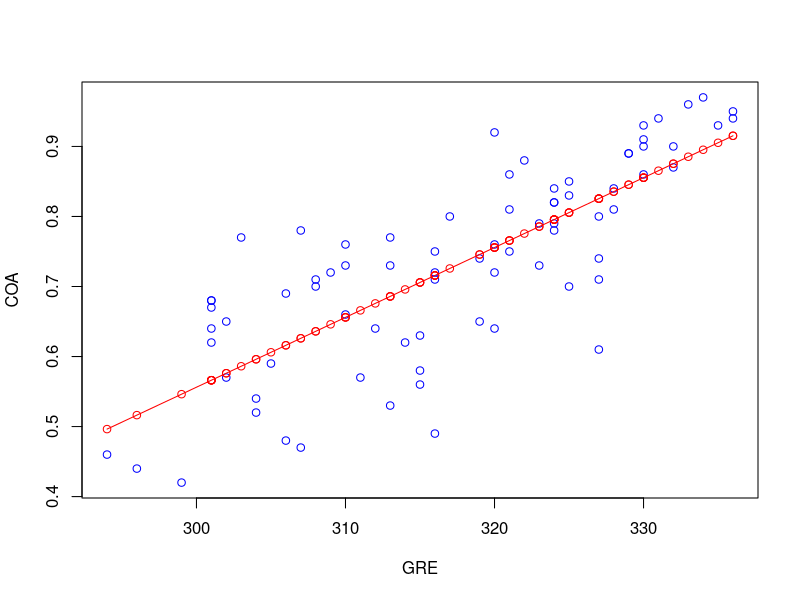
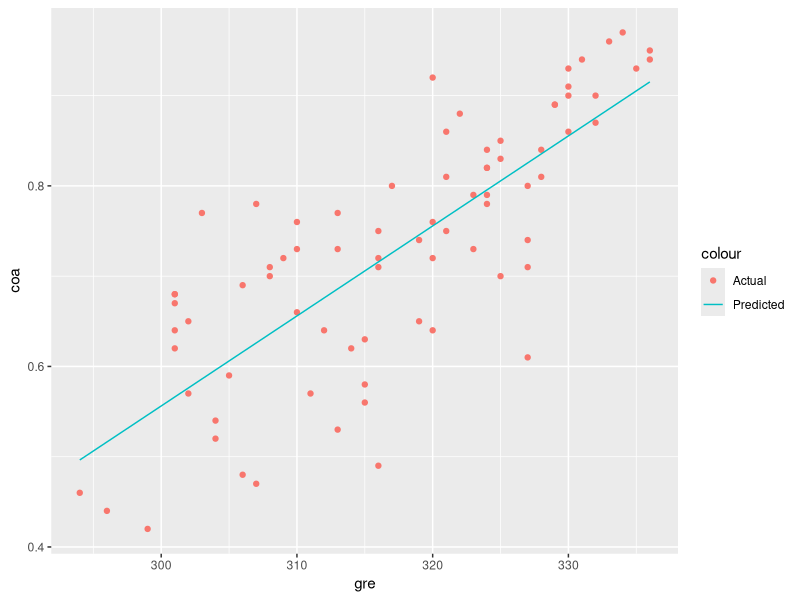

Reproduce these figures in R, in order.
#IMPORTING DATASET 
dataset = read.csv("Admission_Predict.csv")
View(dataset)
str(dataset)

#SLICING DATA
gre = dataset [, 2]
coa = dataset [, 9]

#DATASET FOR SLR
data <- data.frame(gre, coa)
View(data)

#IMPORTING DATA SPLITTING LIBRARY
library(caTools)

#GENERATING RANDOM NUMBERS
set.seed(42)

#DATA SPLITTING
split = sample.split(data$coa,SplitRatio = 0.8)

#TRAINING DATA
training_set = subset(data, split==TRUE)
View(training_set)

#TESTING DATA
testing_set = subset(data,split==FALSE)
View(testing_set)

#APPLYING REGRESSION
regressor= lm(formula = coa~gre,data = training_set)

#PREDICTION
y_pred = predict(regressor, newdata = testing_set)
View(y_pred)

#IMPORTING ggplot LIBRARY
library(ggplot2)

#VISUALIZATION
plot(testing_set$gre, testing_set$coa, type = 'p', col = 'blue', xlab ='GRE', ylab = 'COA')
lines(testing_set$gre, y_pred, type = 'o', col = 'red')

#VISUALIZATION
ggplot(testing_set, aes(x = gre)) + 
  geom_point(aes(y = coa,colour = 'Actual')) + 
  geom_line(aes(y = y_pred, colour = 'Predicted'))
